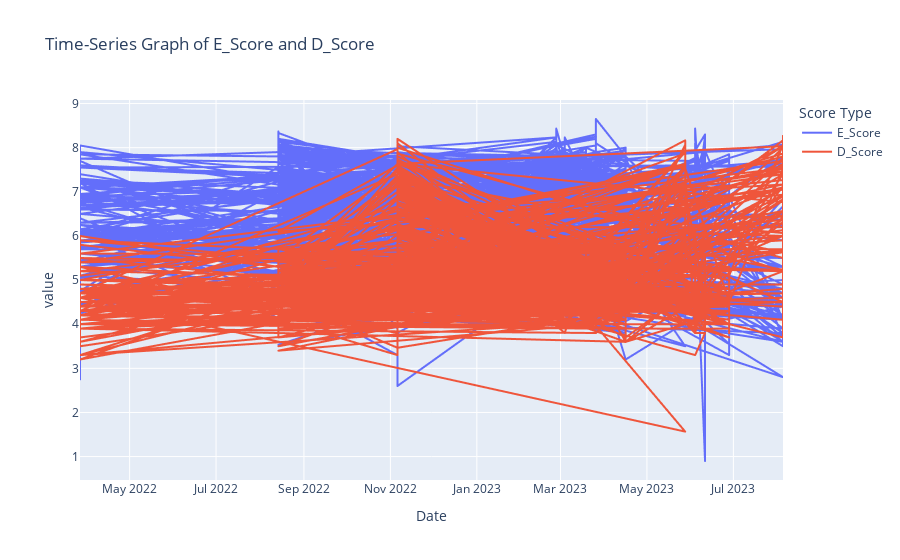

The notebook cell saved with this chart:
### Code cell
import pandas as pd
import plotly.express as px

# Assuming you have a DataFrame named 'bb' with the mentioned columns



# Create a time-series graph for 'E_Score' and 'D_Score'
fig = px.line(bb, x='Date', y=['E_Score', 'D_Score'], labels={'variable': 'Score Type'}, title='Time-Series Graph of E_Score and D_Score')
fig.show()

### Figure 1 — Plotly figure (JSON) as saved in the notebook; plotly's stock layout.template omitted (floating-point values rounded to 4 significant figures; data arrays with more than 128 entries replaced by an {"elided": "..."} marker saying what was removed)
{"data": [{"hovertemplate": "Score Type=E_Score<br>Date=%{x}<br>value=%{y}<extra></extra>", "legendgroup": "E_Score", "line": {"color": "#636efa", "dash": "solid"}, "marker": {"symbol": "circle"}, "mode": "lines", "name": "E_Score", "showlegend": true, "type": "scattergl", "x": {"elided": "1094 str values"}, "xaxis": "x", "y": {"elided": "1094 float values"}, "yaxis": "y"}, {"hovertemplate": "Score Type=D_Score<br>Date=%{x}<br>value=%{y}<extra></extra>", "legendgroup": "D_Score", "line": {"color": "#EF553B", "dash": "solid"}, "marker": {"symbol": "circle"}, "mode": "lines", "name": "D_Score", "showlegend": true, "type": "scattergl", "x": {"elided": "1094 str values"}, "xaxis": "x", "y": {"elided": "1094 float values"}, "yaxis": "y"}], "layout": {"legend": {"title": {"text": "Score Type"}, "tracegroupgap": 0}, "title": {"text": "Time-Series Graph of E_Score and D_Score"}, "xaxis": {"anchor": "y", "domain": [0, 1], "title": {"text": "Date"}}, "yaxis": {"anchor": "x", "domain": [0, 1], "title": {"text": "value"}}}}
